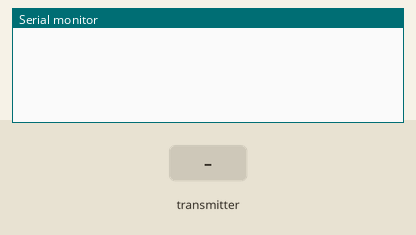
Simulated run of this sketch. Board: ESP32. Shown: the last lines printed to the serial monitor. Inputs (shaded band) come from the test bench.

Above: at 1.2 s.
1.3 s: the transmitter starts sending receivedData.0 = 0
At 1.66 s:
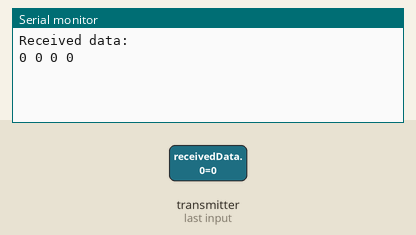
2.8 s: the transmitter starts sending receivedData.1 = 1024
At 3.16 s:
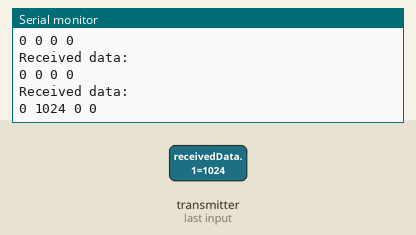
4.3 s: the transmitter starts sending receivedData.2 = 1024
At 4.66 s:
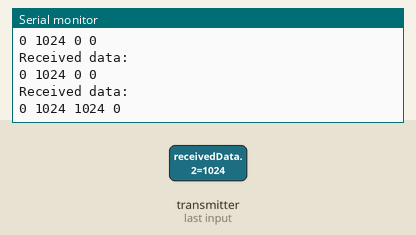
5.8 s: the transmitter starts sending receivedData.3 = 1024
At 6.16 s:
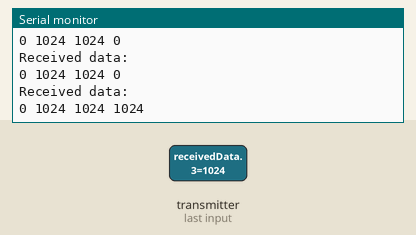
7.3 s: the transmitter starts sending receivedData.0 = 1024
At 7.66 s:
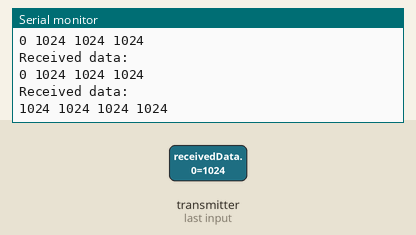
8.8 s: the transmitter starts sending receivedData.1 = 0
At 9.16 s:
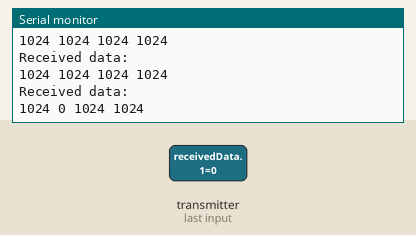

Measured:
- after the input at 1.3 s, the serial monitor: prints a new line after 0.05 s (image 1)
- after the input at 2.8 s, the serial monitor: prints a new line after 0.05 s (image 2)
- after the input at 4.3 s, the serial monitor: prints a new line after 0.05 s (image 3)
- after the input at 5.8 s, the serial monitor: prints a new line after 0.05 s (image 4)
- after the input at 7.3 s, the serial monitor: prints a new line after 0.05 s (image 5)
- after the input at 8.8 s, the serial monitor: prints a new line after 0.05 s (image 6)

The sketch:

test_espnow.ino
```cpp
#include <esp_now.h>
#include <WiFi.h>

void onDataRecv(const uint8_t *mac_addr, const uint8_t *data, int data_len) {
  if (data_len == sizeof(int) * 4) {
    int receivedData[4];
    memcpy(receivedData, data, data_len);

    Serial.println("Received data:");
    for (int i = 0; i < 4; i++) {
      Serial.print(receivedData[i]);
      Serial.print(" ");
    }
    Serial.println();
  } else {
    Serial.println("Invalid data length");
  }
}

void setup() {
  Serial.begin(115200);

  if (esp_now_init() != ESP_OK) {
    Serial.println("Error initializing ESP-NOW");
    return;
  }

  esp_now_register_recv_cb(onDataRecv);
}

void loop() {
  delay(1000);
}
```
